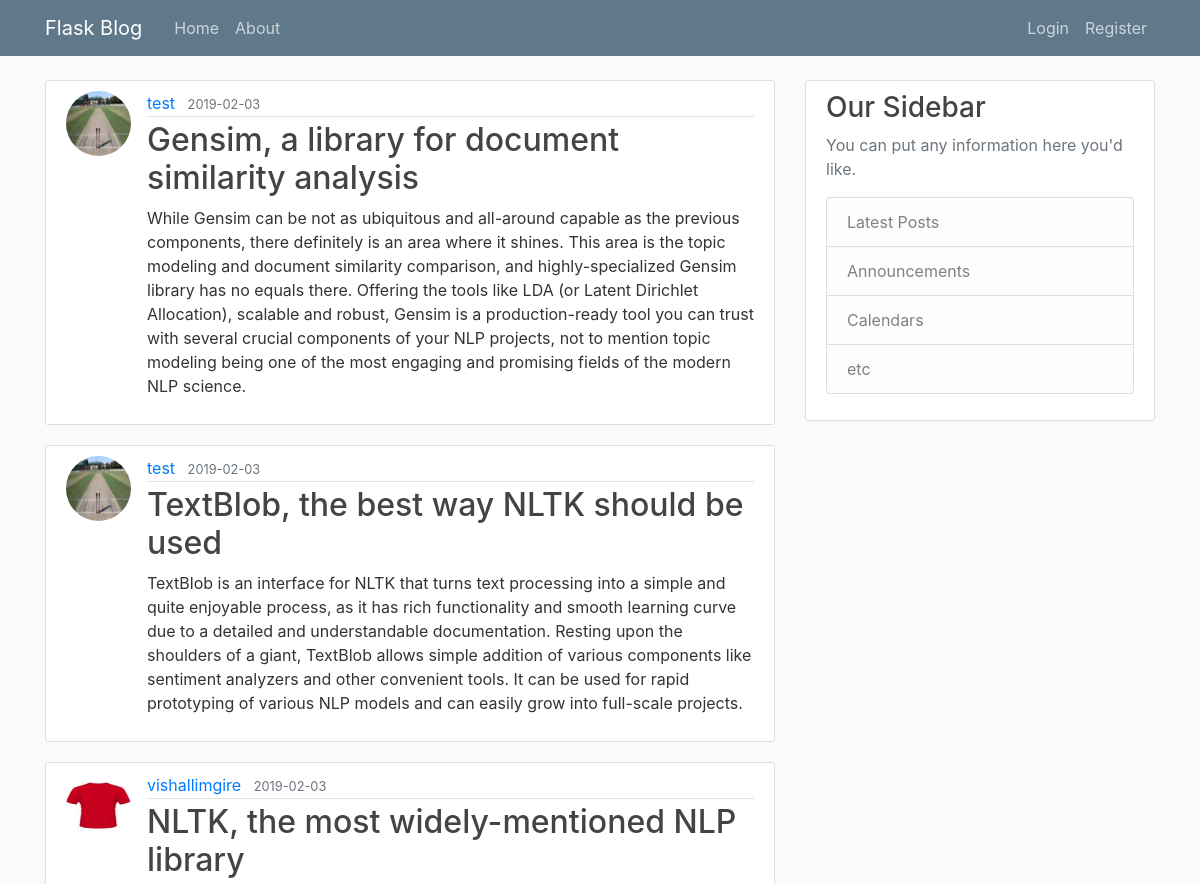
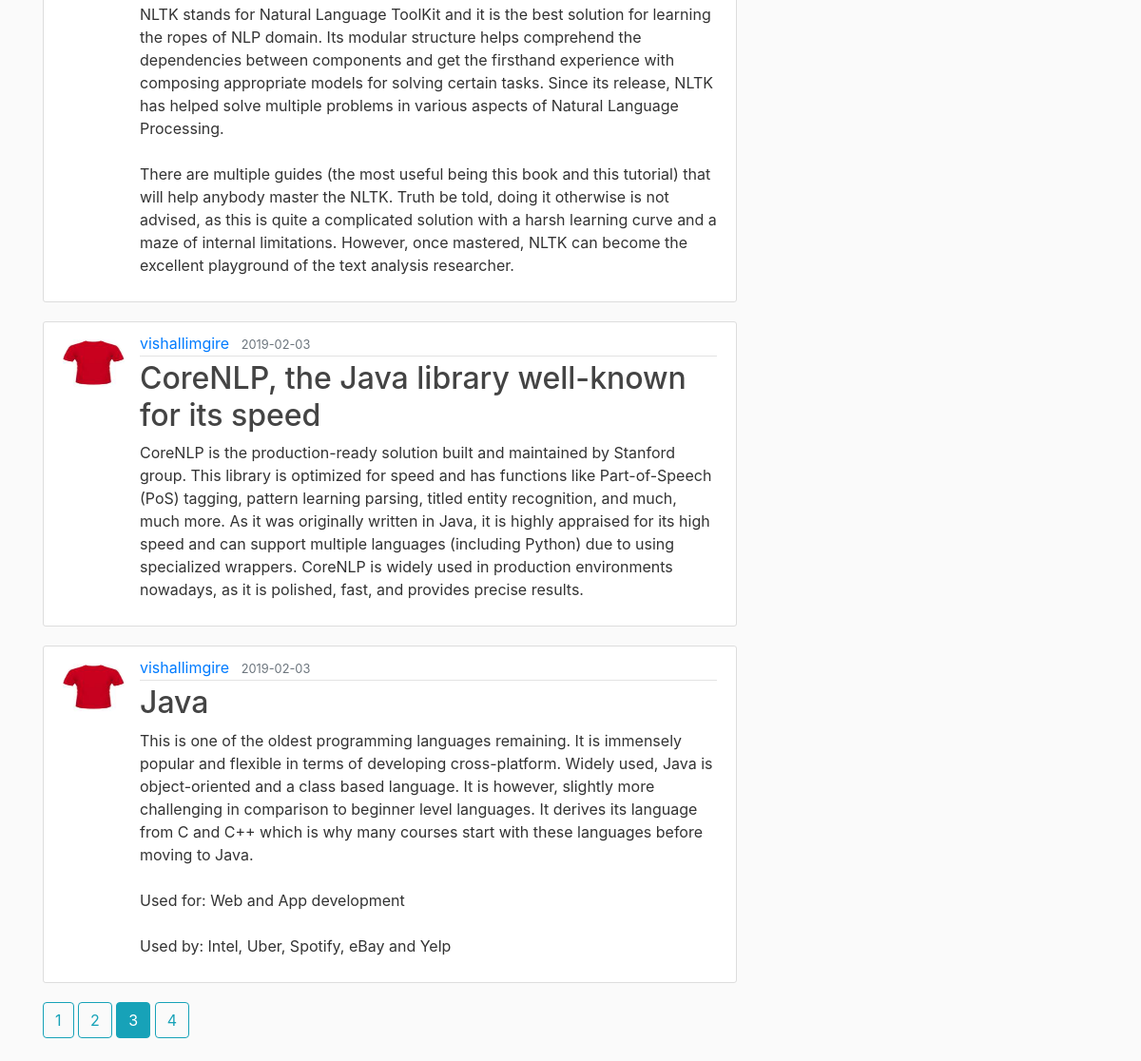
Screenshot of /home?page=3 with the database file from the repository (2 pictures, top to bottom).
### flaskblog/models.py (models this page shows, shortened)
class Post(db.Model):
    id = db.Column(db.Integer, primary_key = True)
    title = db.Column(db.String(100), nullable = False)
    date_posted = db.Column(db.DateTime, nullable = False, default = datetime.utcnow)
    content = db.Column(db.Text, nullable = False)
    user_id = db.Column(db.Integer, db.ForeignKey('user.id'), nullable = False)

class User(db.Model, UserMixin):
    id = db.Column(db.Integer, primary_key = True)
    username = db.Column(db.String(20), unique = True, nullable = False)
    email = db.Column(db.String(120), unique = True, nullable = False)
    image_file = db.Column(db.String(20), nullable = False, default = 'default.jpg')
    password = db.Column(db.String(60), nullable = False)
    posts = db.relationship('Post', backref = 'author', lazy = True)

### flaskblog/main/routes.py (the view)
@main.route("/")
@main.route("/home")
def home():
    page = request.args.get('page', 1, type = int)
    print("page",page)
    posts = Post.query.order_by(Post.date_posted.desc()).paginate(per_page = 5, page = page)
    return render_template('home.html', posts = posts)

### flaskblog/templates/home.html
{% extends "layout.html" %}
{% block content %}
    {% for post in posts.items %}
        <article class="media content-section">
          <img class="rounded-circle article-img" src="{{ url_for('static', filename = 'profile_pic/' + post.author.image_file) }}" >
          <div class="media-body">
            <div class="article-metadata">
              <a class="mr-2" href="{{url_for('users.user_post', username = post.author.username)}}">{{ post.author.username }}</a>
              <small class="text-muted">{{ post.date_posted.strftime('%Y-%m-%d') }}</small>
            </div>
            <h2><a class="article-title" href="{{ url_for('posts.post', post_id = post.id) }}">{{ post.title }}</a></h2>
            <p class="article-content">{{ post.content }}</p>
          </div>
        </article>
    {% endfor %}
    {% for page_num in posts.iter_pages(left_edge = 1, right_edge = 1, left_current = 1, right_current = 2) %}
        {%if page_num %}
            {%if posts.page == page_num %}
                <a class="btn btn-info mb-4" href="{{url_for('main.home', page = page_num)}}">{{ page_num }}</a>
            {%else%}
                <a class="btn btn-outline-info mb-4" href="{{url_for('main.home', page = page_num)}}">{{ page_num }}</a>
            {%endif%}
        {%else%}
        ...
        {%endif%}
    {%endfor%}
{% endblock content %}

### flaskblog/static/main.css (style rules this page uses)
body { background: #fafafa; color: #333333; margin-top: 5rem; }
h1, h2, h3, h4, h5, h6 { color: #444444; }
.content-section { background: #ffffff; padding: 10px 20px; border: 1px solid #dddddd; border-radius: 3px; margin-bottom: 20px; }
.article-title { color: #444444; }
.article-content { white-space: pre-line; }
.article-img { height: 65px; width: 65px; margin-right: 16px; }
.article-metadata { padding-bottom: 1px; margin-bottom: 4px; border-bottom: 1px solid #e3e3e3 }

### rows the page displays
Post: image_file (picture), author.username "test", date_posted "2019-02-03", title "Gensim, a library for document similarity analysis", content "While Gensim can be not as ubiquitous and all-around capable as the previous components, there definitely is an area where it shines. This area is the topic modeling and document similarity comparison, and highly-specialized Gensim library has no equals there. Offering the tools like LDA (or Latent Dirichlet Allocation), scalable and robust, Gensim is a production-ready tool you can trust with several crucial components of your NLP projects, not to mention topic modeling being one of the most engaging and promising fields of the modern NLP science."
Post: image_file (picture), author.username "test", date_posted "2019-02-03", title "TextBlob, the best way NLTK should be used", content "TextBlob is an interface for NLTK that turns text processing into a simple and quite enjoyable process, as it has rich functionality and smooth learning curve due to a detailed and understandable documentation. Resting upon the shoulders of a giant, TextBlob allows simple addition of various components like sentiment analyzers and other convenient tools. It can be used for rapid prototyping of various NLP models and can easily grow into full-scale projects."
Post: image_file (picture), author.username "vishallimgire", date_posted "2019-02-03", title "NLTK, the most widely-mentioned NLP library", content "NLTK stands for Natural Language ToolKit and it is the best solution for learning the ropes of NLP domain. Its modular structure helps comprehend the dependencies between components and get the firsthand experience with composing appropriate models for solving certain tasks. Since its release, NLTK has helped solve multiple problems in various aspects of Natural Language Processing. There are multiple guides (the most useful being this book and this tutorial) that will help anybody master the NLTK. Truth be told, doing it otherwise is not advised, as this is quite a complicated solution with a harsh learning curve and a maze of internal limitations. However, once mastered, NLTK can become…"
Post: image_file (picture), author.username "vishallimgire", date_posted "2019-02-03", title "CoreNLP, the Java library well-known for its speed", content "CoreNLP is the production-ready solution built and maintained by Stanford group. This library is optimized for speed and has functions like Part-of-Speech (PoS) tagging, pattern learning parsing, titled entity recognition, and much, much more. As it was originally written in Java, it is highly appraised for its high speed and can support multiple languages (including Python) due to using specialized wrappers. CoreNLP is widely used in production environments nowadays, as it is polished, fast, and provides precise results."
Post: image_file (picture), author.username "vishallimgire", date_posted "2019-02-03", title "Java", content "This is one of the oldest programming languages remaining. It is immensely popular and flexible in terms of developing cross-platform. Widely used, Java is object-oriented and a class based language. It is however, slightly more challenging in comparison to beginner level languages. It derives its language from C and C++ which is why many courses start with these languages before moving to Java. Used for: Web and App development Used by: Intel, Uber, Spotify, eBay and Yelp"

### other values shown
{{ page_num }} "1" "2" "4"
{{ page_num }} "3"
